Frame 1 (no input): blank canvas, image omitted
Frame 60 (the mouse pressed at the canvas centre just before this capture): blank canvas, image omitted
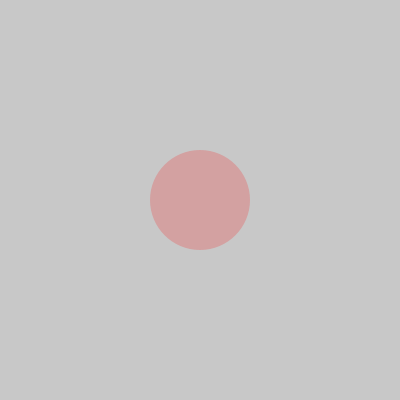
Frame 120 (the mouse held since frame 60 and released just before this capture)

The Processing sketch whose frames 1 and 60 were blank and that drew this single picture after the mouse press (run headless with seeded random() and noise(); from frame 60 on, the mouse is pressed at the canvas centre):

// Processing sketch: boton_elipse_desactivar
// ── boton_elipse_desactivar.pde
int tam = 100;
int radio = tam/2;
color colorZona = color(200);
boolean presionado = false;

void setup(){
  size(400, 400);
}

void draw(){
  background(200);
  noStroke();
  
  fill(colorZona);
  ellipse(width/2, height/2, tam, tam);
  
  if(presionado == false){
    if(dist(mouseX, mouseY, width/2, height/2) < radio){
      colorZona = color(255,0,0,50);
    }else{
      colorZona = color(200);
    }
  }
  
  line(mouseX, mouseY, width/2, height/2);
}

void mouseClicked(){
  if(dist(mouseX, mouseY, width/2, height/2) < radio){
    if(presionado == false){
      colorZona = color(255,0,0);
      presionado = true;
    }else{
      presionado = false;
    }
  }
}
